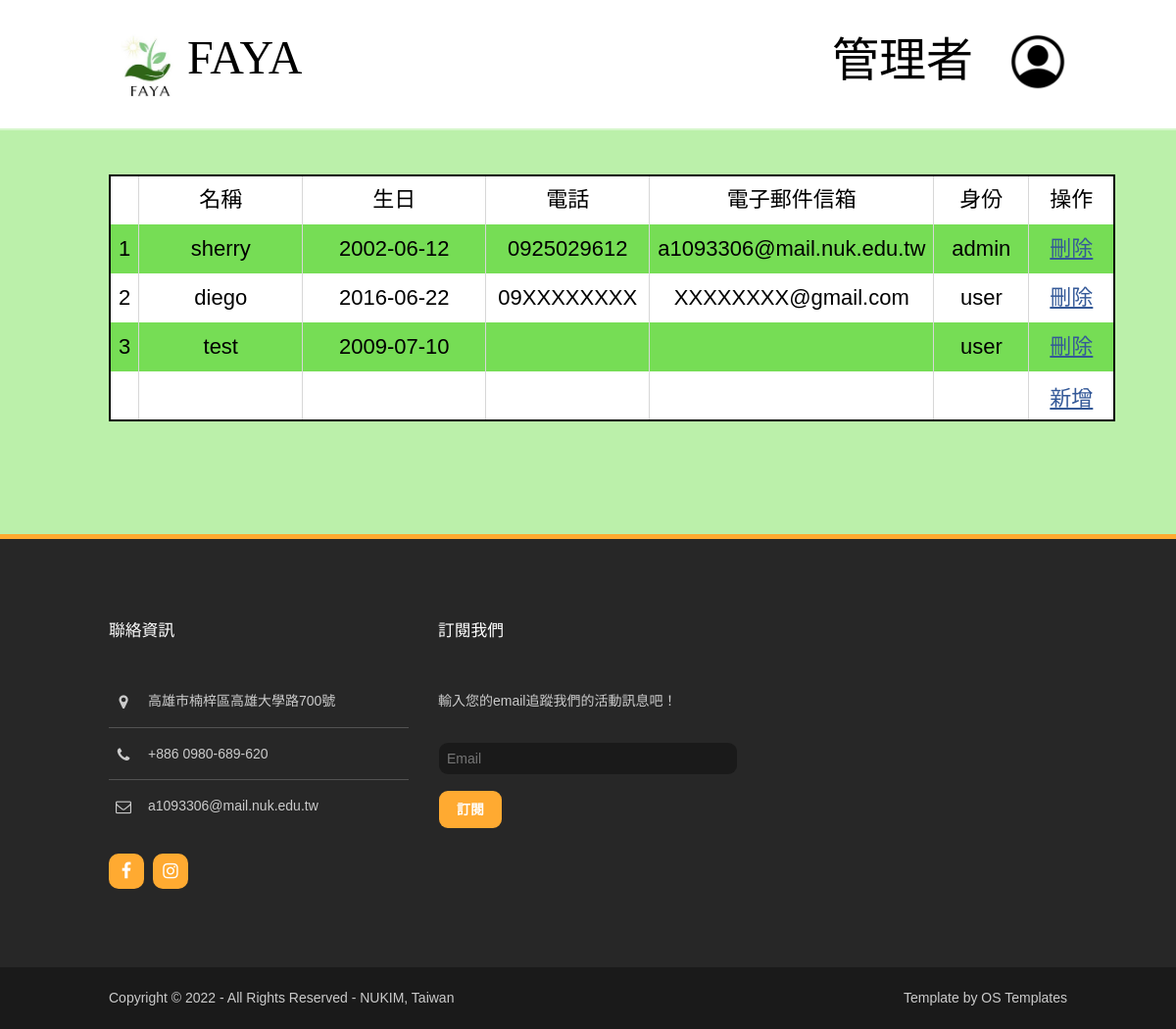
The app's page /accountManagement.php with its own data.
### tables this page shows
CREATE TABLE `user` (
  `uNo` int(10) NOT NULL,
  `uName` varchar(20) NOT NULL,
  `birthday` date NOT NULL,
  `tel` varchar(10) NOT NULL,
  `email` varchar(50) NOT NULL,
  `uPwd` varchar(20) NOT NULL,
  `uRole` varchar(10) NOT NULL,
  `uPhoto` varchar(100) NOT NULL
);

### accountManagement.php (the view, shortened to what this page needs)
<!DOCTYPE html>
<html>
<head>
<link href="layout/styles/layout.css" rel="stylesheet" type="text/css" media="all">
</head>
<body id="top">
<div  style="background:linear-gradient(180deg, #FFFFFF 0%, #FFFFFF 131px,#bbf0aa 131px,  #bbf0aa 100%);">
  <div class="wrapper row1">
    <header id="header" class="hoc clear">
      <div id="logo" class="fl_left">
        <h1 class="heading"><a href="#"><img src="img/FAYA_logo2.jpg" style="width:80px; height: 80px;"><font color="black" size="7">FAYA</font></a></h1>
      </div>
      <div class ="fl_right">
        <br/>
        <h1 class="heading"><font color="black" size="7">管理者&nbsp&nbsp&nbsp</font><a href="admin.php"><img class="heading" src="img/profile.png" style="width:60px; height: 60px;"></a></h1>
    </div>
    </header>
  </div>
      <br/><br/>
      <div class="hoc">
      <?php
        require("DBconnected.php");
        $SQL="SELECT * FROM user";
        if ($result=mysqli_query($link, $SQL)){
            echo "<table border='1' style='border:2px #000000 solid;' cellpadding='5'>";
            echo "<td class='tdBlack'></td>";
            echo "<td class='tdBlack'>名稱</td>";
            echo "<td class='tdBlack'>生日</td>";
            echo "<td class='tdBlack'>電話</td>";
            echo "<td class='tdBlack'>電子郵件信箱</td>";
            echo "<td class='tdBlack'>身份</td>";
            echo "<td class='tdBlack'>操作</td>";
            $i = 1;
            while($row=mysqli_fetch_assoc($result)){
                echo "<tr>";
                echo "<td class='tdBlack'>".($i++)."</td>";
                echo "<td class='tdBlack'>".$row["uName"]."</td>";
                echo "<td class='tdBlack'>".$row["birthday"]."</td>";
                echo "<td class='tdBlack'>".$row["tel"]."</td>";
                echo "<td class='tdBlack'>".$row["email"]."</td>";
                echo "<td class='tdBlack'>".$row["uRole"]."</td>";
                echo "<td class='tdBlack'><a href='deleteUser.php?uNo=".$row["uNo"]."'' style='color: #345998;width:15%;'><u>刪除</u></a></td>";
                echo "</tr>";
            }
            echo "<form action='addUser.php' method = 'post' style = 'width: 100%;' enctype = 'multipart/form-data'>";
            echo "<tr>
                <td></td>
                <td class='tdBlack'><input type='text' class='input1' style='width: 150px;' name='uName' required></td>
                <td class='tdBlack'><input type='text' class='input1' style='width: 170px;' name='birthday' onfocus=(this.type='date') id='date'></td>
                <td class='tdBlack'><input type='text' class='input1' style='width: 150px;' name='tel' required></td>
                <td class='tdBlack'><input type='text' class='input1' style='width: 220px;' name='email' required></td>
                <td class='tdBlack'><input type='text' class='input1' style='width: 80px;' name='uRole' required></td>
                <td class='tdBlack'><button type='submit' style='width:70px;color: #345998; border:0;background-color: rgba(0, 0, 0, 0);cursor:pointer;'><u>新增</u></button></td></tr>";
            echo "</table>";
        }
    ?>
    </div>
    <div class="inspace-50"></div>
  </div>
<div class="wrapper row4">
  <footer id="footer" class="hoc clear">
    <div class="one_third first">
      <h6 class="heading">聯絡資訊</h6>
      <ul class="nospace btmspace-30 linklist contact">
        <li><i class="fa fa-map-marker"></i>
          <address>
          高雄市楠梓區高雄大學路700號
          </address>
        </li>
        <li><i class="fa fa-phone"></i> +886 0980-689-620</li>
        <li><i class="fa fa-envelope-o"></i> a1093306@mail.nuk.edu.tw</li>
      </ul>
      <ul class="faico clear">
        <li><a class="faicon-facebook" href="https://www.facebook.com/FAYA-100346345957025"><i class="fa fa-facebook"></i></a></li>
        <li><a class="faicon-instagram" href="https://www.instagram.com/faya_npo/"><i class="fa fa-instagram"></i></a></li>
      </ul>
    </div>
    <div class="one_third">
      <h6 class="heading">訂閱我們</h6>
      <p class="nospace btmspace-30">輸入您的email追蹤我們的活動訊息吧！</p>
      <form method="post" action="mailSend.php">
        <fieldset>
          <input class="btmspace-15" type="text" name="email" placeholder="Email">
          <button type="submit" value="subscribe">訂閱</button>
        </fieldset>
      </form>
    </div>
  </footer>
</div>
<div class="wrapper row5">
  <div id="copyright" class="hoc clear">
    <p class="fl_left">Copyright &copy; 2022 - All Rights Reserved - <a href="https://im.nuk.edu.tw/" target="_blank">NUKIM, Taiwan</a></p>
    <p class="fl_right">Template by <a target="_blank" href="http://www.os-templates.com/" title="Free Website Templates">OS Templates</a></p>
  </div>
</div>
</body>
</html>

### layout/styles/layout.css (style rules this page uses)
.row4 { border-top:5px solid; }
#header #logo { margin:30px 0 0 0; }
#header #logo h1 { margin:0; padding:0; font-size:22px; }
#footer { padding:80px 0; }
#footer .heading { margin-bottom:50px; font-size:1.2rem; }
#footer .linklist li { display:block; margin-bottom:15px; padding:0 0 15px 0; border-bottom:1px solid; }
#footer .linklist li:last-child { margin:0; padding:0; border:none; }
#footer .linklist li::before, #footer .linklist li::after { display:table; content:""; }
#footer .linklist li, #footer .linklist li::after { clear:both; }
#footer .contact.linklist li, #footer .contact.linklist li:last-child { position:relative; padding-left:40px; }
#footer .contact li * { margin:0; padding:0; line-height:1.6; }
#footer .contact li i { display:block; position:absolute; top:0; left:0; width:30px; font-size:16px; text-align:center; }
#footer input, #footer button { border:1px solid; }
#footer input { display:inline; width:100%; padding:8px; }
#footer button { padding:8px 18px 10px; text-transform:uppercase; font-weight:700; cursor:pointer; }
#copyright { padding:20px 0; }
#copyright * { margin:0; padding:0; }
*, *::before, *::after { transition:all .3s ease-in-out; }
.btn, .icon, #footer input, #footer button, #backtotop, .faico a, .elements li { border-radius:10px; background-clip:padding-box; }
table, th, td { border:1px solid; border-collapse:collapse; vertical-align:top; }
table, th { table-layout:auto; }
table { width:100%; margin-bottom:15px; }
th, td { padding:5px 8px; }
td { border-width:0 1px; }
.faico { margin:0; padding:0; list-style:none; }
.faico li { display:inline-block; margin:8px 5px 0 0; padding:0; line-height:normal; }
.faico li:last-child { margin-right:0; }
.faico a { display:inline-block; width:36px; height:36px; line-height:36px; font-size:18px; text-align:center; }
.faico a { color:#FFFFFF; background-color:#FFAA31; }
body { color:#CBCBCB; background-color:#1A1A1A; }
a { color:#000000; }
.row1 { color:#FFFFFF; background-color:rgba(255,255,255,.4); }
.row4 { color:#CBCBCB; background-color:#272727; border-color:#FFAA31; }
.row5, .row5 a { color:#CBCBCB; background-color:#1A1A1A; }
#header #logo a { color:inherit; }
#footer .heading { color:#FFFFFF; }
#footer .linklist li { border-color:rgba(255,255,255,.2); }
#footer input, #footer button { border-color:transparent; }
#footer input { color:#FFFFFF; background-color:#1A1A1A; }
#footer button { color:#FFFFFF; background-color:#FFAA31; }
table, th, td, #comments .avatar, #comments , #comments textarea { border-color:#D7D7D7; }
tr, #comments li, #comments input[type="submit"], #comments input[type="reset"] { color:inherit; background-color:#FBFBFB; }
tr:nth-child(even), #comments li:nth-child(even) { color:inherit; background-color:#F7F7F7; }
table a, #comments a { background-color:inherit; }
@media screen and (min-width:978px) { .hoc, .split { max-width:978px; } }

### accountManagement.php (style rules this page uses)
tr:nth-of-type(even) { background-color: #76dd55; vertical-align:middle; }
tr:nth-of-type(odd) { background-color: #FFFFFF; vertical-align:middle; }
tr { width: 180px; height: 50px; vertical-align:middle; }
.tdBlack { font-size: 22px; color:black; vertical-align:middle; text-align:center; overflow:hidden; }
.input1 { border: 0; outline:none; background-color: rgba(0, 0, 0, 0); color:#000; }

### records on screen
user: uName "sherry", birthday "2002-06-12", tel "0925029612", email "a1093306@mail.nuk.edu.tw", uRole "admin"
user: uName "diego", birthday "2016-06-22", tel "09XXXXXXXX", email "XXXXXXXX@gmail.com", uRole "user"
user: uName "test", birthday "2009-07-10", uRole "user"
